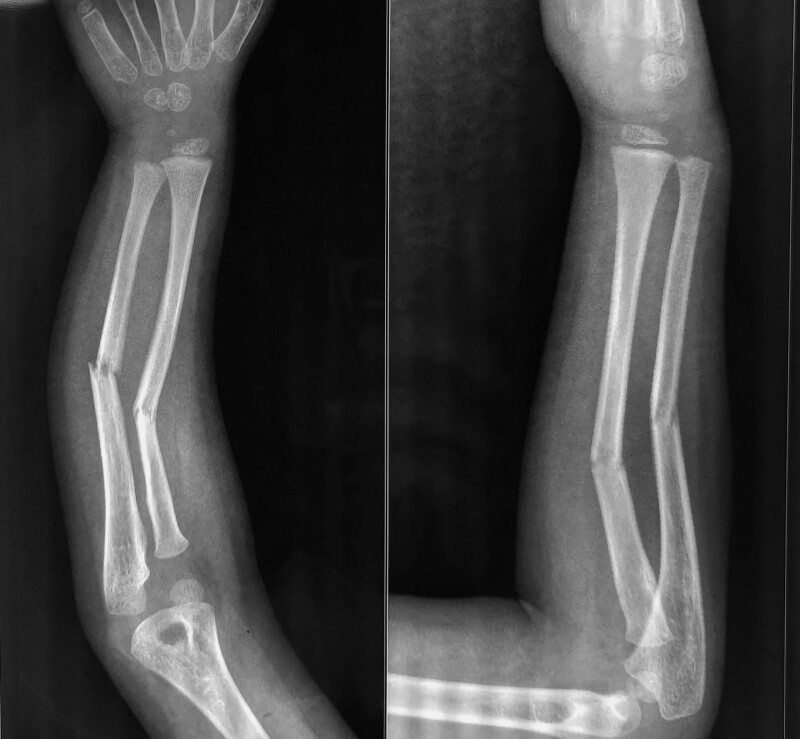
#> input picture Xray-Service/app/Upload/Test_image.jpg, 800 x 739 px
$ python -i ImageValidation.py   (imports and definitions only)
#> lines starting #> are read from the running program, lines starting #| are printed output that depends on the picture
#> further down, picture is the input picture: shape (739, 800, 3); min 0, max 246, mean 66.8
from io import BytesIO

import cv2
import numpy as np
from PIL import Image, UnidentifiedImageError
from fastapi import HTTPException


def validate_img(data: bytes):

    content = data

    if not content:
        raise ValueError("File is empty.")

    buffer = BytesIO(content)

    try:
        with Image.open(buffer) as image:
            image.verify()

        buffer.seek(0)

        with Image.open(buffer) as image:
            img = image.convert("RGB")

    except (UnidentifiedImageError, OSError):
        raise HTTPException(
            status_code=400,
            detail="The uploaded file is corrupted or is not a valid image.",
        )

    return preprocess_xray(img)


def preprocess_xray(img: Image) -> Image:
    """Normalize photographed/scanned X-rays toward the grayscale,
    high-contrast look of the clean radiograph exports the model was
    trained on (strips color tint, evens out lighting/glare)."""

    rgb_array = np.array(img)
    gray_array = cv2.cvtColor(rgb_array, cv2.COLOR_RGB2GRAY)

    clahe = cv2.createCLAHE(clipLimit=2.0, tileGridSize=(8, 8))
    equalized = clahe.apply(gray_array)
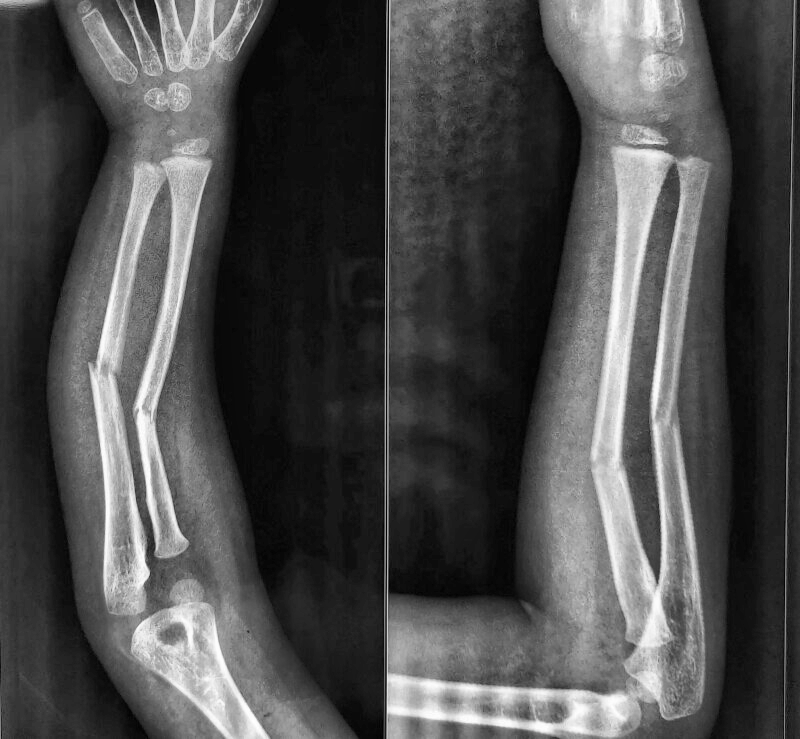
#> equalized: shape (739, 800); min 1, max 254, mean 76.9

    rgb_equalized = cv2.cvtColor(equalized, cv2.COLOR_GRAY2RGB)
    return Image.fromarray(rgb_equalized)

>>> import cv2
>>> picture = cv2.cvtColor(cv2.imread('../Upload/Test_image.jpg'), cv2.COLOR_BGR2RGB)
>>> result = preprocess_xray(picture)

$ run again, on Xray-Service/app/Upload/frac_IMG0000106.jpg
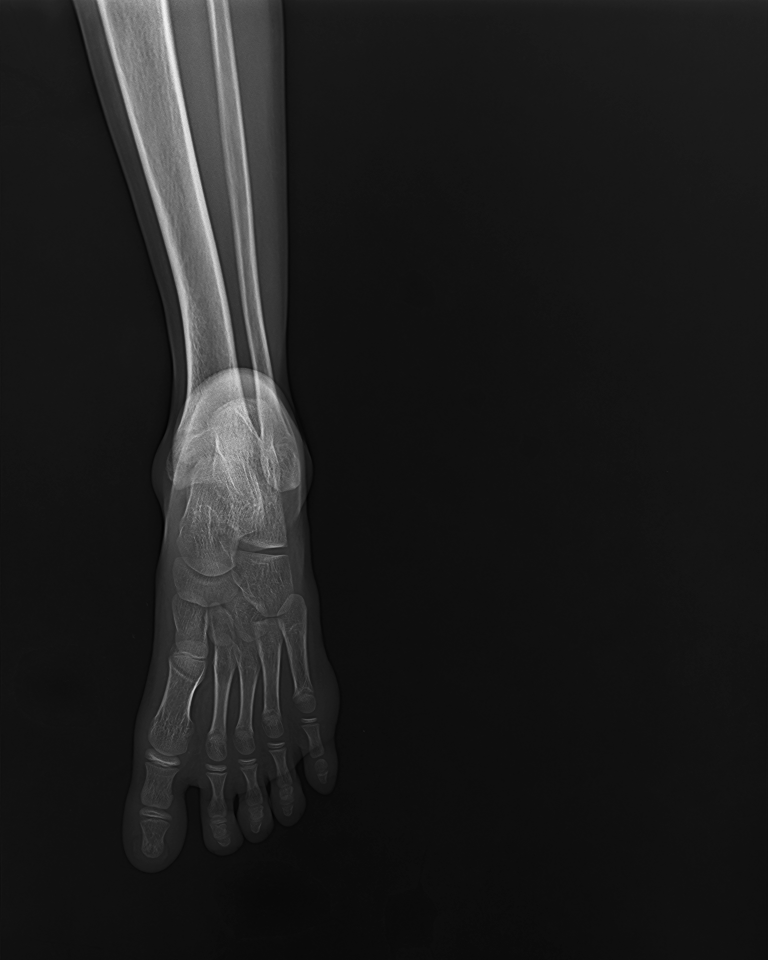
#> input picture Xray-Service/app/Upload/frac_IMG0000106.jpg, 2304 x 2880 px (shown at 1/3 size)
#> picture is the input picture: shape (2880, 2304, 3); min 0, max 254, mean 29.4
#> in preprocess_xray, `equalized = clahe.apply(gray_array)`:
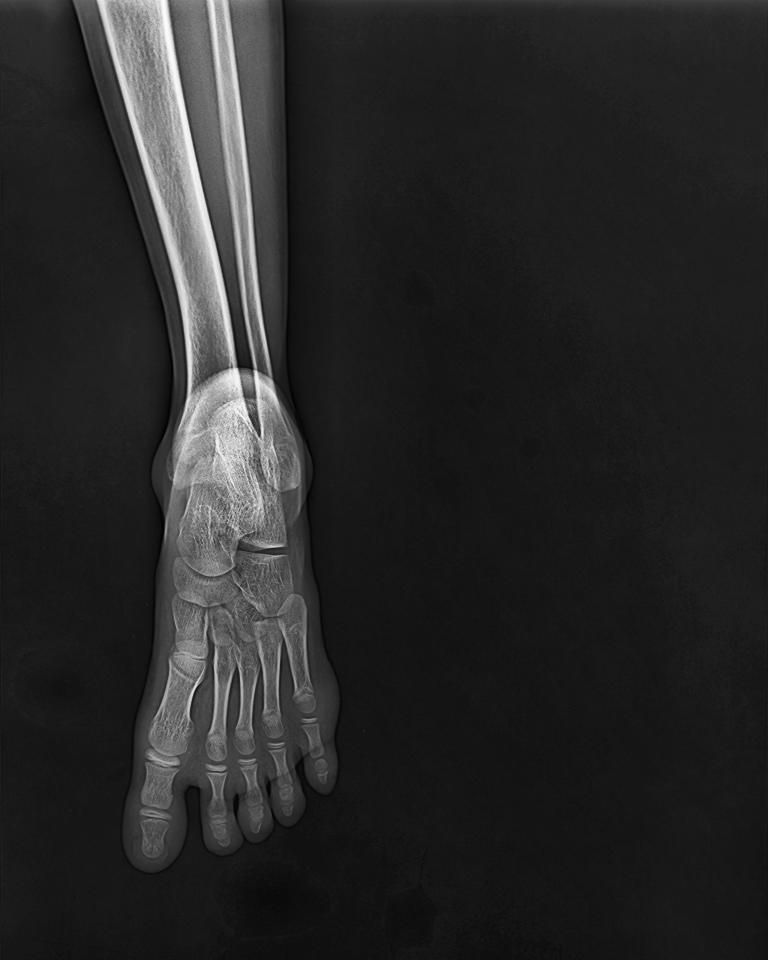
#> equalized: shape (2880, 2304) (shown at 1/3 size); min 1, max 255, mean 39.7
